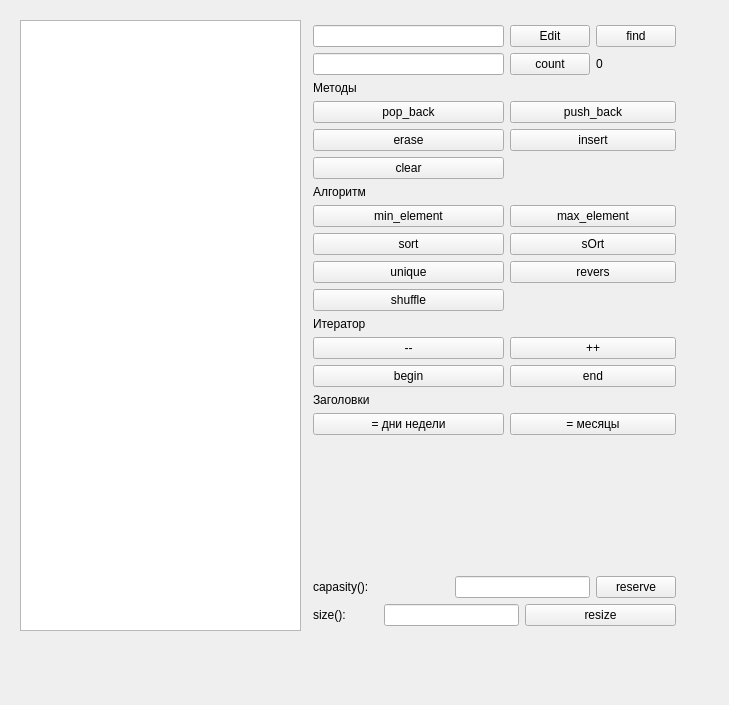
<?xml version="1.0" encoding="UTF-8"?>
<ui version="4.0">
 <class>MainWindow</class>
 <widget class="QMainWindow" name="MainWindow">
  <property name="geometry">
   <rect>
    <x>0</x>
    <y>0</y>
    <width>729</width>
    <height>705</height>
   </rect>
  </property>
  <property name="windowTitle">
   <string>std::vector demo</string>
  </property>
  <widget class="QWidget" name="centralwidget">
   <widget class="QListWidget" name="list_widget">
    <property name="geometry">
     <rect>
      <x>20</x>
      <y>20</y>
      <width>281</width>
      <height>611</height>
     </rect>
    </property>
   </widget>
   <widget class="QWidget" name="">
    <property name="geometry">
     <rect>
      <x>313</x>
      <y>25</y>
      <width>363</width>
      <height>601</height>
     </rect>
    </property>
    <layout class="QGridLayout" name="gridLayout_2">
     <item row="0" column="0" colspan="5">
      <layout class="QGridLayout" name="gridLayout">
       <item row="0" column="0">
        <widget class="QLineEdit" name="txt_elem_content"/>
       </item>
       <item row="0" column="1">
        <widget class="QPushButton" name="btn_edit">
         <property name="text">
          <string>Edit</string>
         </property>
        </widget>
       </item>
       <item row="0" column="2">
        <widget class="QPushButton" name="btn_find">
         <property name="text">
          <string>find</string>
         </property>
        </widget>
       </item>
       <item row="1" column="0">
        <widget class="QLineEdit" name="le_count"/>
       </item>
       <item row="1" column="1">
        <widget class="QPushButton" name="count">
         <property name="text">
          <string>count</string>
         </property>
        </widget>
       </item>
       <item row="1" column="2">
        <widget class="QLabel" name="lbl_count">
         <property name="text">
          <string>0</string>
         </property>
        </widget>
       </item>
       <item row="2" column="0">
        <widget class="QLabel" name="label">
         <property name="text">
          <string>Методы</string>
         </property>
        </widget>
       </item>
       <item row="3" column="0">
        <widget class="QPushButton" name="pop_back">
         <property name="text">
          <string>pop_back</string>
         </property>
        </widget>
       </item>
       <item row="3" column="1" colspan="2">
        <widget class="QPushButton" name="push_back">
         <property name="text">
          <string>push_back</string>
         </property>
        </widget>
       </item>
       <item row="4" column="0">
        <widget class="QPushButton" name="erase">
         <property name="text">
          <string>erase</string>
         </property>
        </widget>
       </item>
       <item row="4" column="1" colspan="2">
        <widget class="QPushButton" name="insert">
         <property name="text">
          <string>insert</string>
         </property>
        </widget>
       </item>
       <item row="5" column="0">
        <widget class="QPushButton" name="clear">
         <property name="text">
          <string>clear</string>
         </property>
        </widget>
       </item>
       <item row="6" column="0">
        <widget class="QLabel" name="label_6">
         <property name="text">
          <string>Алгоритм</string>
         </property>
        </widget>
       </item>
       <item row="7" column="0">
        <widget class="QPushButton" name="min_element">
         <property name="text">
          <string>min_element</string>
         </property>
        </widget>
       </item>
       <item row="7" column="1" colspan="2">
        <widget class="QPushButton" name="max_element">
         <property name="text">
          <string>max_element</string>
         </property>
        </widget>
       </item>
       <item row="8" column="0">
        <widget class="QPushButton" name="btn_sort">
         <property name="text">
          <string>sort</string>
         </property>
        </widget>
       </item>
       <item row="8" column="1" colspan="2">
        <widget class="QPushButton" name="btn_sOrt">
         <property name="text">
          <string>sOrt</string>
         </property>
        </widget>
       </item>
       <item row="9" column="0">
        <widget class="QPushButton" name="btn_unique">
         <property name="text">
          <string>unique</string>
         </property>
        </widget>
       </item>
       <item row="9" column="1" colspan="2">
        <widget class="QPushButton" name="btn_revers">
         <property name="text">
          <string>revers</string>
         </property>
        </widget>
       </item>
       <item row="10" column="0">
        <widget class="QPushButton" name="btn_shuffle">
         <property name="text">
          <string>shuffle</string>
         </property>
        </widget>
       </item>
       <item row="11" column="0">
        <widget class="QLabel" name="label_4">
         <property name="text">
          <string>Итератор</string>
         </property>
        </widget>
       </item>
       <item row="12" column="0">
        <widget class="QPushButton" name="minus_minus">
         <property name="text">
          <string>--</string>
         </property>
        </widget>
       </item>
       <item row="12" column="1" colspan="2">
        <widget class="QPushButton" name="plus_plus">
         <property name="text">
          <string>++</string>
         </property>
        </widget>
       </item>
       <item row="13" column="0">
        <widget class="QPushButton" name="begin">
         <property name="text">
          <string>begin</string>
         </property>
        </widget>
       </item>
       <item row="13" column="1" colspan="2">
        <widget class="QPushButton" name="end">
         <property name="text">
          <string>end</string>
         </property>
        </widget>
       </item>
       <item row="14" column="0">
        <widget class="QLabel" name="label_2">
         <property name="text">
          <string>Заголовки</string>
         </property>
        </widget>
       </item>
       <item row="15" column="0">
        <widget class="QPushButton" name="days">
         <property name="text">
          <string>= дни недели</string>
         </property>
        </widget>
       </item>
       <item row="15" column="1" colspan="2">
        <widget class="QPushButton" name="month">
         <property name="text">
          <string>= месяцы</string>
         </property>
        </widget>
       </item>
      </layout>
     </item>
     <item row="1" column="0" colspan="5">
      <spacer name="verticalSpacer">
       <property name="orientation">
        <enum>Qt::Vertical</enum>
       </property>
       <property name="sizeHint" stdset="0">
        <size>
         <width>258</width>
         <height>28</height>
        </size>
       </property>
      </spacer>
     </item>
     <item row="2" column="0" colspan="2">
      <widget class="QLabel" name="label_5">
       <property name="text">
        <string>capasity():</string>
       </property>
      </widget>
     </item>
     <item row="2" column="2" colspan="2">
      <widget class="QLineEdit" name="txt_capacity"/>
     </item>
     <item row="2" column="4">
      <widget class="QPushButton" name="btn_reserve">
       <property name="focusPolicy">
        <enum>Qt::TabFocus</enum>
       </property>
       <property name="text">
        <string>reserve</string>
       </property>
      </widget>
     </item>
     <item row="3" column="0">
      <widget class="QLabel" name="label_3">
       <property name="text">
        <string>size():</string>
       </property>
      </widget>
     </item>
     <item row="3" column="1" colspan="2">
      <widget class="QLineEdit" name="txt_size"/>
     </item>
     <item row="3" column="3" colspan="2">
      <widget class="QPushButton" name="btn_resize">
       <property name="focusPolicy">
        <enum>Qt::TabFocus</enum>
       </property>
       <property name="text">
        <string>resize</string>
       </property>
      </widget>
     </item>
    </layout>
   </widget>
  </widget>
 </widget>
 <resources/>
 <connections/>
</ui>
